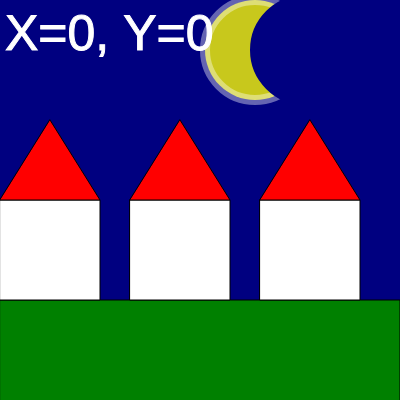
Frame 1 (no input)
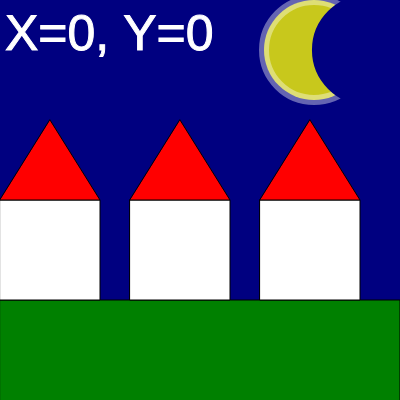
Frame 60 (no input)
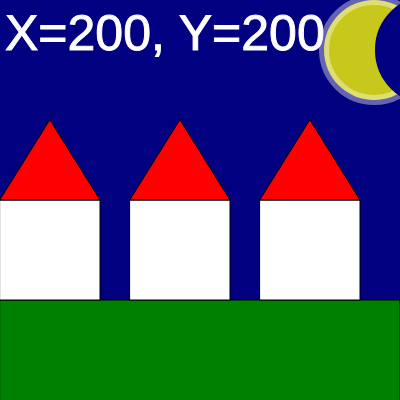
Frame 120 (the mouse pressed at the canvas centre since frame 60)

The p5.js sketch that drew these frames (run headless with seeded random() and noise() and a simulated clock; from frame 60 on, the mouse is pressed at the canvas centre):

// p5.js sketch
// ── sketch.js
let canvasXMax=400, canvasYMax=400;
let moonXpos=255;
let moonYpos=50;
let phase=50;
let diametro=100;

function setup(){
  createCanvas(canvasXMax, canvasYMax);
}
function draw(){
  background("navy");
  //moon
  colorMode(RGB);
  //drawingMoon(50,100,100,5);
  drawingMoon(moonXpos, moonYpos, diametro, phase);
  stroke(0);//black outline
  strokeWeight(1);//outline thickness
  fill("green");
  let y = 300;
  rect(0, y, canvasXMax, y);
  stroke(0);//black outline
  strokeWeight(1);//outline thickness
  let x_casa =0;
  let house_height = 100, house_width=100;
  for(let numero_case=0; numero_case<3; numero_case++){
    fill("white");
    rect(x_casa, y-house_height , house_width, house_height);
    fill("red");
    let roof_height=80;
    triangle(x_casa, y-house_height , x_casa+house_width, y-house_height, x_casa+(house_width/2), y-house_height-roof_height);
    x_casa += house_width+30;
  }
  //displays the x and y position of the mouse on the canvas
  stroke("white");
  strokeWeight(1);
  fill(255);//white text
  textSize(50)
  text(`X=${mouseX}, Y=${mouseY}`, 5, 50);
  moonXpos= (moonXpos+1)% canvasXMax;
  phase=phase+0.05;

  if(phase>diametro){
    phase=-diametro;
  }
}

function drawingMoon(xMoon, yMoon, dMoon, phase){
  //codice che ci serve per disegnare la luna
  push();
  fill(255, 255, 0, 200);
  stroke(255, 255, 255, 100);
  strokeWeight(10); //large outline
  circle(xMoon, yMoon, dMoon);
  //overlappin circle
  translate(phase,0);
  stroke("navy");
  fill("navy");
  circle(xMoon,yMoon,dMoon);
  pop();
}
